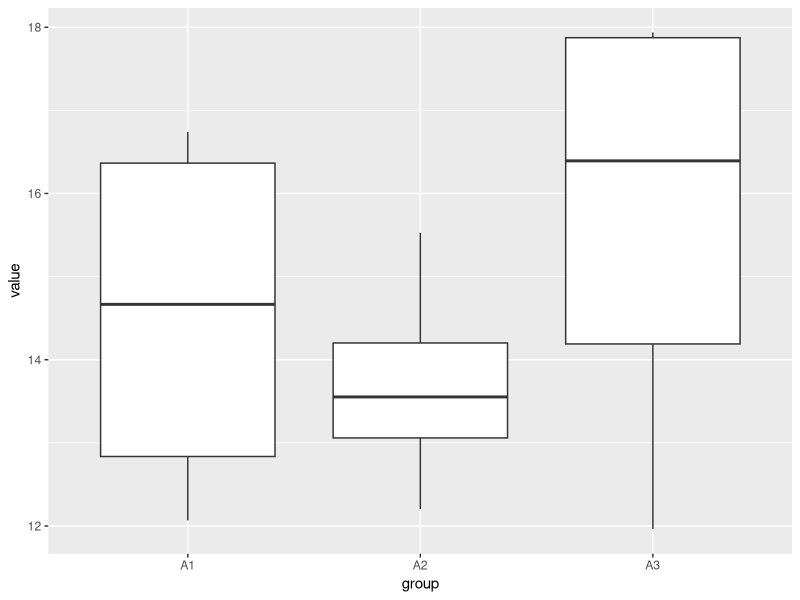

Write the R code that produced this figure.
##creating some data
group <- rep(c('A1','A2', 'A3'), times=4)
value <- runif(12, 10, 20)
df1 <- data.frame(group, value)
df1

group <- rep(c('A1','A2', 'A3'), times=4)
value <- runif(12, 10, 20)
year <- as.factor(c(rep("2010",6), rep("2020",6)))
df2 <- data.frame(value,group,year) # dataframe

## visualize data
library(ggplot2)

ggplot(df1, aes(x = group, y = value)) +
  geom_boxplot()


# now for one- way anova
# it is used to examine statiscally significant differences
#between means of two or more groups

df1.anova <- aov(value ~ group, data = df1)
df1.anova

summary(df1.anova)

#extract the p value and F -value 
summary(df1.anova)[[1]][1,4:5]

#Interpretation of the result:

#If the p-value is less than or equal to the chosen significance 
# level (α), we reject the null hypothesis and conclude that 
# there is a statistically significant difference between at 
# least two group means.

# If the p-value is greater than α, we fail to reject the 
# null hypothesis and conclude that there is no statistically
# significant difference between group means.

# The p-value of df1 is 0.9358, which is greater than 0.05. 
# Therefore, we cannot reject the null hypothesis 
# (means are equal) and conclude that the means are equal.


### for two anova
# a two way anova has two independent variables

#syntax# aov(dependent ~ as.factor(independent1) * as.factor(independent2), data=filename)

df2.anova <- aov(value ~ group*year, data=df2)
summary(df2.anova)

# extract the p-value and F value:
summary(df2.anova)[[1]][1,4:5]
summary(df2.anova)[[1]][2,4:5]
summary(df2.anova)[[1]][3,4:5]

### analysis of covariance
df2.anova <- aov(value ~ group + year, data = df2)
summary(df2.anova)

# extract the p-value and F value:
summary(df2.anova)[[1]][1,4:5]


# Tuky honest significant differences
TukeyHSD(df1.anova) #Tukey Honest Significant Differences
TukeyHSD(df2.anova)
